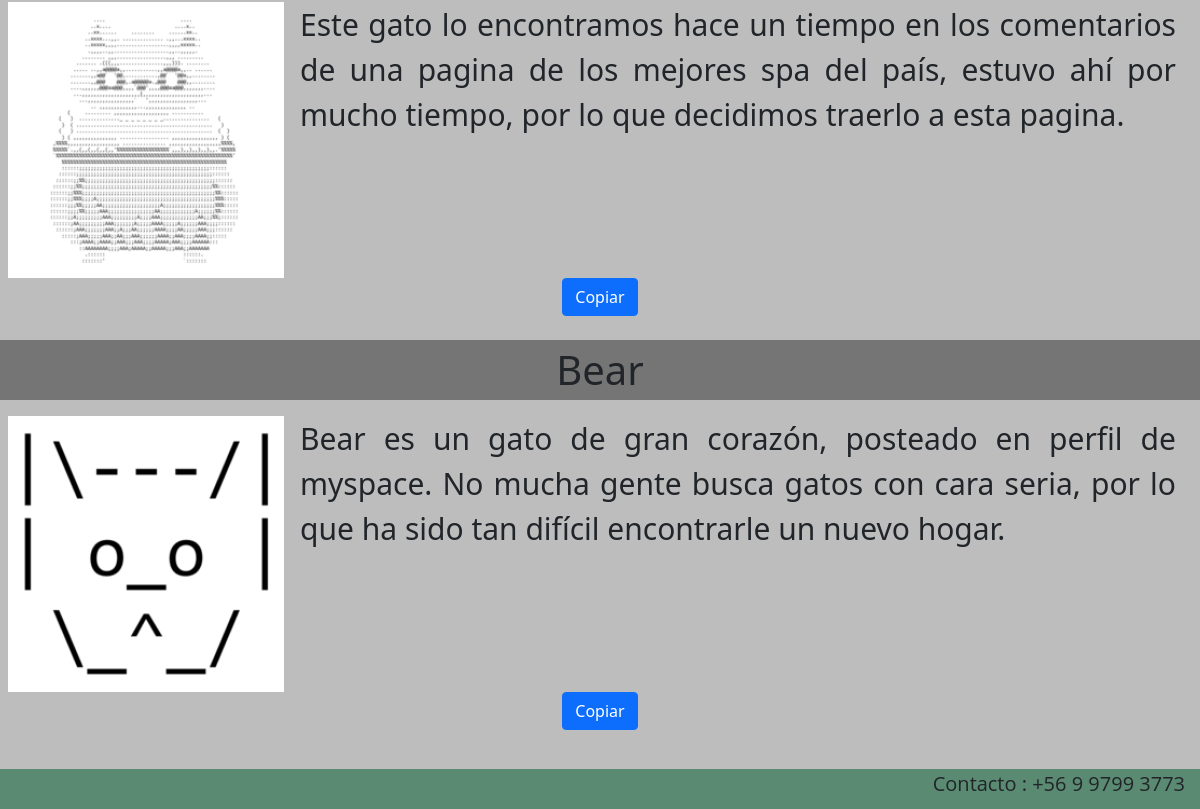
The app's page /listar_cats (lower part), older data.
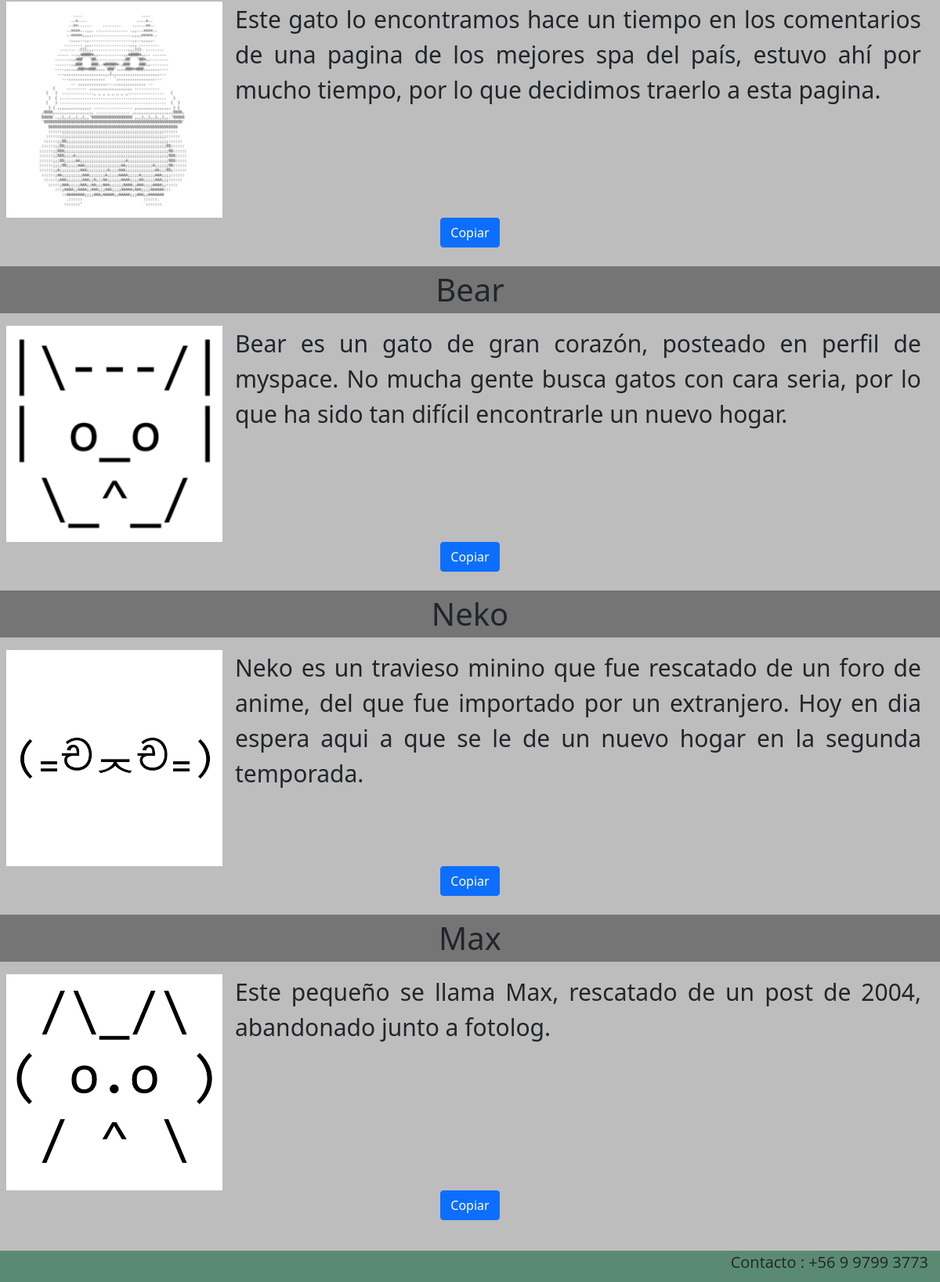
The same page, newer data.
### Registro/models.py (models this page shows, shortened)
class Cats(models.Model):
        name_cat = models.CharField(max_length=30)
        ascii_cat = models.TextField()
        desc_cat = models.CharField(max_length=200)
        imagen_cat = models.ImageField(upload_to="cats", null=True)

### Registro/views.py (the view)
# urls.py: path('listar_cats', views.listar_cats, name="listar_cats"),
def listar_cats(request):
    cats = Cats.objects.all()
    return render(request, "cats/listar_cats.html", {'cats': cats})

### Registro/templates/cats/listar_cats.html (shortened to what this page needs)
{% extends 'cats/base.html' %}
{% load static %}
{% block css %}
<link rel="stylesheet" href="{% static 'cats/css/listar_cats.css' %}">
{% endblock %}
{% block contenido %}
    {% for c in cats %}
        <div class="item">
          <div class="d1">
              <p class="name">{{ c.name_cat }}</p>
          </div>
          <div class="row">
            <div class="col-lg-3">
                <img src="media/{{c.imagen_cat}}" class="cats" alt="cat">
            </div>
            <div class="col-lg-9">
                <p class="desc">{{ c.desc_cat }}</p>
            </div>
          </div>
          <div class="d3">
            <button class="btn btn-primary copy-btn" data-id={{c.id}}>Copiar</button>
          </div>
        </div>
        <br>
    {% endfor %}
{% endblock %}

Row changes from the older to the newer data that the page shows:
added Cats: name_cat "Neko", imagen_cat (picture), desc_cat "Neko es un travieso minino que fue rescatado de un foro de anime, del que fue importado por un extranjero. Hoy en dia espera aqui a que se le de un nuevo hogar en la segunda temporada."
added Cats: name_cat "Max", imagen_cat (picture), desc_cat "Este pequeño se llama Max, rescatado de un post de 2004, abandonado junto a fotolog."
